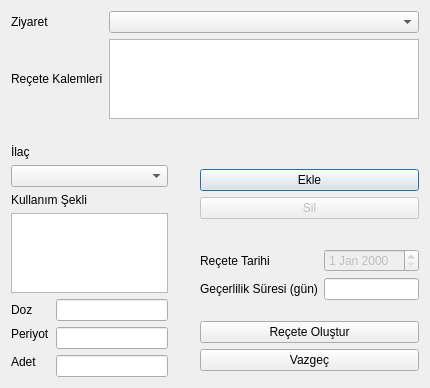
<?xml version="1.0" encoding="UTF-8"?>
<ui version="4.0">
 <class>receteekle</class>
 <widget class="QDialog" name="receteekle">
  <property name="geometry">
   <rect>
    <x>0</x>
    <y>0</y>
    <width>430</width>
    <height>388</height>
   </rect>
  </property>
  <property name="minimumSize">
   <size>
    <width>430</width>
    <height>388</height>
   </size>
  </property>
  <property name="windowTitle">
   <string>Yeni Reçete Oluştur</string>
  </property>
  <layout class="QGridLayout" name="gridLayout_3">
   <item row="2" column="2" colspan="2">
    <layout class="QFormLayout" name="formLayout">
     <item row="1" column="0">
      <widget class="QLabel" name="lblReceteTarihi">
       <property name="text">
        <string>Reçete Tarihi</string>
       </property>
       <property name="buddy">
        <cstring>deReceteTarihi</cstring>
       </property>
      </widget>
     </item>
     <item row="1" column="1">
      <widget class="QDateEdit" name="deReceteTarihi">
       <property name="enabled">
        <bool>false</bool>
       </property>
      </widget>
     </item>
     <item row="2" column="0">
      <widget class="QLabel" name="lblgecerliliksuresi">
       <property name="text">
        <string>Geçerlilik Süresi (gün)</string>
       </property>
       <property name="buddy">
        <cstring>leGecerlilikSuresi</cstring>
       </property>
      </widget>
     </item>
     <item row="2" column="1">
      <widget class="QLineEdit" name="leGecerlilikSuresi">
       <property name="inputMask">
        <string>000</string>
       </property>
       <property name="text">
        <string/>
       </property>
      </widget>
     </item>
     <item row="0" column="0" colspan="2">
      <layout class="QVBoxLayout" name="verticalLayout_2">
       <item>
        <spacer name="verticalSpacer">
         <property name="orientation">
          <enum>Qt::Orientation::Vertical</enum>
         </property>
         <property name="sizeHint" stdset="0">
          <size>
           <width>20</width>
           <height>40</height>
          </size>
         </property>
        </spacer>
       </item>
       <item>
        <widget class="QPushButton" name="btnEkle">
         <property name="text">
          <string>Ekle</string>
         </property>
        </widget>
       </item>
       <item>
        <widget class="QPushButton" name="btnSil">
         <property name="enabled">
          <bool>false</bool>
         </property>
         <property name="text">
          <string>Sil</string>
         </property>
        </widget>
       </item>
       <item>
        <spacer name="verticalSpacer_2">
         <property name="orientation">
          <enum>Qt::Orientation::Vertical</enum>
         </property>
         <property name="sizeHint" stdset="0">
          <size>
           <width>20</width>
           <height>40</height>
          </size>
         </property>
        </spacer>
       </item>
      </layout>
     </item>
     <item row="4" column="0" colspan="2">
      <layout class="QVBoxLayout" name="verticalLayout">
       <item>
        <widget class="QPushButton" name="btnKaydet">
         <property name="text">
          <string>Reçete Oluştur</string>
         </property>
         <property name="checkable">
          <bool>false</bool>
         </property>
         <property name="checked">
          <bool>false</bool>
         </property>
        </widget>
       </item>
       <item>
        <widget class="QPushButton" name="btnVazgec">
         <property name="text">
          <string>Vazgeç</string>
         </property>
        </widget>
       </item>
      </layout>
     </item>
     <item row="3" column="0">
      <spacer name="verticalSpacer_3">
       <property name="orientation">
        <enum>Qt::Orientation::Vertical</enum>
       </property>
       <property name="sizeHint" stdset="0">
        <size>
         <width>20</width>
         <height>40</height>
        </size>
       </property>
      </spacer>
     </item>
    </layout>
   </item>
   <item row="2" column="0" rowspan="2">
    <layout class="QGridLayout" name="gridLayout">
     <item row="6" column="0" rowspan="2">
      <widget class="QLabel" name="lblAdet">
       <property name="text">
        <string>Adet</string>
       </property>
       <property name="buddy">
        <cstring>leAdet</cstring>
       </property>
      </widget>
     </item>
     <item row="5" column="0">
      <widget class="QLabel" name="lblPeriyot">
       <property name="text">
        <string>Periyot</string>
       </property>
       <property name="buddy">
        <cstring>lePeriyot</cstring>
       </property>
      </widget>
     </item>
     <item row="2" column="0" colspan="2">
      <widget class="QLabel" name="lblKullanimSekli">
       <property name="text">
        <string>Kullanım Şekli</string>
       </property>
       <property name="buddy">
        <cstring>teKullanimSekli</cstring>
       </property>
      </widget>
     </item>
     <item row="4" column="0">
      <widget class="QLabel" name="lblDoz">
       <property name="text">
        <string>Doz</string>
       </property>
       <property name="buddy">
        <cstring>leDoz</cstring>
       </property>
      </widget>
     </item>
     <item row="7" column="1">
      <widget class="QLineEdit" name="leAdet">
       <property name="inputMask">
        <string>000</string>
       </property>
       <property name="text">
        <string/>
       </property>
      </widget>
     </item>
     <item row="3" column="0" colspan="2">
      <widget class="QTextEdit" name="teKullanimSekli"/>
     </item>
     <item row="5" column="1" rowspan="2">
      <widget class="QLineEdit" name="lePeriyot"/>
     </item>
     <item row="1" column="0" colspan="2">
      <widget class="QComboBox" name="cbIlaclar"/>
     </item>
     <item row="0" column="0">
      <widget class="QLabel" name="lblIlac">
       <property name="text">
        <string>İlaç</string>
       </property>
       <property name="buddy">
        <cstring>cbIlaclar</cstring>
       </property>
      </widget>
     </item>
     <item row="4" column="1">
      <widget class="QLineEdit" name="leDoz"/>
     </item>
    </layout>
   </item>
   <item row="0" column="0" colspan="4">
    <layout class="QGridLayout" name="gridLayout_2">
     <item row="0" column="2">
      <widget class="QComboBox" name="cbZiyaretler"/>
     </item>
     <item row="2" column="0">
      <widget class="QLabel" name="lblReceteKalemi">
       <property name="text">
        <string>Reçete Kalemleri</string>
       </property>
       <property name="buddy">
        <cstring>lwReceteKalemleri</cstring>
       </property>
      </widget>
     </item>
     <item row="0" column="0">
      <widget class="QLabel" name="lblZiyaret">
       <property name="text">
        <string>Ziyaret</string>
       </property>
       <property name="buddy">
        <cstring>cbZiyaretler</cstring>
       </property>
      </widget>
     </item>
     <item row="2" column="2">
      <widget class="QListWidget" name="lwReceteKalemleri"/>
     </item>
    </layout>
   </item>
   <item row="2" column="1">
    <spacer name="verticalSpacer_4">
     <property name="orientation">
      <enum>Qt::Orientation::Vertical</enum>
     </property>
     <property name="sizeHint" stdset="0">
      <size>
       <width>20</width>
       <height>40</height>
      </size>
     </property>
    </spacer>
   </item>
   <item row="1" column="0">
    <spacer name="horizontalSpacer">
     <property name="orientation">
      <enum>Qt::Orientation::Horizontal</enum>
     </property>
     <property name="sizeHint" stdset="0">
      <size>
       <width>40</width>
       <height>20</height>
      </size>
     </property>
    </spacer>
   </item>
  </layout>
 </widget>
 <tabstops>
  <tabstop>cbZiyaretler</tabstop>
  <tabstop>cbIlaclar</tabstop>
  <tabstop>teKullanimSekli</tabstop>
  <tabstop>leDoz</tabstop>
  <tabstop>lePeriyot</tabstop>
  <tabstop>leAdet</tabstop>
  <tabstop>btnEkle</tabstop>
  <tabstop>lwReceteKalemleri</tabstop>
  <tabstop>btnSil</tabstop>
  <tabstop>deReceteTarihi</tabstop>
  <tabstop>leGecerlilikSuresi</tabstop>
  <tabstop>btnKaydet</tabstop>
  <tabstop>btnVazgec</tabstop>
 </tabstops>
 <resources/>
 <connections>
  <connection>
   <sender>btnKaydet</sender>
   <signal>clicked()</signal>
   <receiver>receteekle</receiver>
   <slot>accept()</slot>
   <hints>
    <hint type="sourcelabel">
     <x>281</x>
     <y>346</y>
    </hint>
    <hint type="destinationlabel">
     <x>429</x>
     <y>358</y>
    </hint>
   </hints>
  </connection>
  <connection>
   <sender>btnVazgec</sender>
   <signal>clicked()</signal>
   <receiver>receteekle</receiver>
   <slot>reject()</slot>
   <hints>
    <hint type="sourcelabel">
     <x>418</x>
     <y>376</y>
    </hint>
    <hint type="destinationlabel">
     <x>429</x>
     <y>358</y>
    </hint>
   </hints>
  </connection>
 </connections>
</ui>
